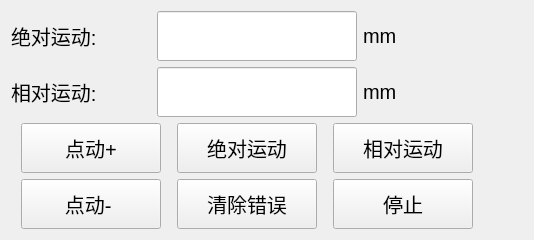
                          <widget class="QWidget" name="tab_2">
                           <attribute name="title">
                            <string>Tab 2</string>
                           </attribute>
                           <layout class="QGridLayout" name="gridLayout_43">
                            <item row="0" column="0">
                             <layout class="QHBoxLayout" name="horizontalLayout_20">
                              <item>
                               <layout class="QVBoxLayout" name="verticalLayout_5">
                                <item>
                                 <layout class="QHBoxLayout" name="horizontalLayout_12">
                                  <item>
                                   <layout class="QGridLayout" name="gridLayout_49">
                                    <item row="1" column="1">
                                     <widget class="QLineEdit" name="line_test_ptpr">
                                      <property name="minimumSize">
                                       <size>
                                        <width>200</width>
                                        <height>50</height>
                                       </size>
                                      </property>
                                      <property name="maximumSize">
                                       <size>
                                        <width>200</width>
                                        <height>50</height>
                                       </size>
                                      </property>
                                      <property name="font">
                                       <font>
                                        <pointsize>12</pointsize>
                                       </font>
                                      </property>
                                     </widget>
                                    </item>
                                    <item row="0" column="2">
                                     <widget class="QLabel" name="label_38">
                                      <property name="minimumSize">
                                       <size>
                                        <width>80</width>
                                        <height>50</height>
                                       </size>
                                      </property>
                                      <property name="maximumSize">
                                       <size>
                                        <width>80</width>
                                        <height>50</height>
                                       </size>
                                      </property>
                                      <property name="font">
                                       <font>
                                        <pointsize>15</pointsize>
                                       </font>
                                      </property>
                                      <property name="text">
                                       <string>mm</string>
                                      </property>
                                     </widget>
                                    </item>
                                    <item row="0" column="1">
                                     <widget class="QLineEdit" name="line_test_ptp">
                                      <property name="minimumSize">
                                       <size>
                                        <width>200</width>
                                        <height>50</height>
                                       </size>
                                      </property>
                                      <property name="maximumSize">
                                       <size>
                                        <width>200</width>
                                        <height>50</height>
                                       </size>
                                      </property>
                                      <property name="font">
                                       <font>
                                        <pointsize>12</pointsize>
                                       </font>
                                      </property>
                                     </widget>
                                    </item>
                                    <item row="1" column="2">
                                     <widget class="QLabel" name="label_39">
                                      <property name="minimumSize">
                                       <size>
                                        <width>80</width>
                                        <height>50</height>
                                       </size>
                                      </property>
                                      <property name="maximumSize">
                                       <size>
                                        <width>80</width>
                                        <height>50</height>
                                       </size>
                                      </property>
                                      <property name="font">
                                       <font>
                                        <pointsize>15</pointsize>
                                       </font>
                                      </property>
                                      <property name="text">
                                       <string>mm</string>
                                      </property>
                                     </widget>
                                    </item>
                                    <item row="0" column="0">
                                     <widget class="QLabel" name="label_27">
                                      <property name="minimumSize">
                                       <size>
                                        <width>140</width>
                                        <height>50</height>
                                       </size>
                                      </property>
                                      <property name="maximumSize">
                                       <size>
                                        <width>140</width>
                                        <height>50</height>
                                       </size>
                                      </property>
                                      <property name="font">
                                       <font>
                                        <pointsize>15</pointsize>
                                       </font>
                                      </property>
                                      <property name="text">
                                       <string>绝对运动:</string>
                                      </property>
                                     </widget>
                                    </item>
                                    <item row="1" column="0">
                                     <widget class="QLabel" name="label_28">
                                      <property name="minimumSize">
                                       <size>
                                        <width>140</width>
                                        <height>50</height>
                                       </size>
                                      </property>
                                      <property name="maximumSize">
                                       <size>
                                        <width>140</width>
                                        <height>50</height>
                                       </size>
                                      </property>
                                      <property name="font">
                                       <font>
                                        <pointsize>15</pointsize>
                                       </font>
                                      </property>
                                      <property name="text">
                                       <string>相对运动:</string>
                                      </property>
                                     </widget>
                                    </item>
                                   </layout>
                                  </item>
                                  <item>
                                   <spacer name="horizontalSpacer_20">
                                    <property name="orientation">
                                     <enum>Qt::Orientation::Horizontal</enum>
                                    </property>
                                    <property name="sizeHint" stdset="0">
                                     <size>
                                      <width>40</width>
                                      <height>20</height>
                                     </size>
                                    </property>
                                   </spacer>
                                  </item>
                                 </layout>
                                </item>
                                <item>
                                 <layout class="QGridLayout" name="gridLayout_48">
                                  <item row="0" column="2">
                                   <widget class="QPushButton" name="test_ptpr">
                                    <property name="minimumSize">
                                     <size>
                                      <width>140</width>
                                      <height>50</height>
                                     </size>
                                    </property>
                                    <property name="maximumSize">
                                     <size>
                                      <width>140</width>
                                      <height>50</height>
                                     </size>
                                    </property>
                                    <property name="font">
                                     <font>
                                      <pointsize>15</pointsize>
                                     </font>
                                    </property>
                                    <property name="text">
                                     <string>相对运动</string>
                                    </property>
                                   </widget>
                                  </item>
                                  <item row="0" column="0">
                                   <widget class="QPushButton" name="test_jog">
                                    <property name="minimumSize">
                                     <size>
                                      <width>140</width>
                                      <height>50</height>
                                     </size>
                                    </property>
                                    <property name="maximumSize">
                                     <size>
                                      <width>140</width>
                                      <height>50</height>
                                     </size>
                                    </property>
                                    <property name="font">
                                     <font>
                                      <pointsize>15</pointsize>
                                     </font>
                                    </property>
                                    <property name="text">
                                     <string>点动+</string>
                                    </property>
                                   </widget>
                                  </item>
                                  <item row="1" column="0">
                                   <widget class="QPushButton" name="test_jog_">
                                    <property name="minimumSize">
                                     <size>
                                      <width>140</width>
                                      <height>50</height>
                                     </size>
                                    </property>
                                    <property name="maximumSize">
                                     <size>
                                      <width>140</width>
                                      <height>50</height>
                                     </size>
                                    </property>
                                    <property name="font">
                                     <font>
                                      <pointsize>15</pointsize>
                                     </font>
                                    </property>
                                    <property name="text">
                                     <string>点动- </string>
                                    </property>
                                   </widget>
                                  </item>
                                  <item row="0" column="1">
                                   <widget class="QPushButton" name="test_ptp">
                                    <property name="minimumSize">
                                     <size>
                                      <width>140</width>
                                      <height>50</height>
                                     </size>
                                    </property>
                                    <property name="maximumSize">
                                     <size>
                                      <width>140</width>
                                      <height>50</height>
                                     </size>
                                    </property>
                                    <property name="font">
                                     <font>
                                      <pointsize>15</pointsize>
                                     </font>
                                    </property>
                                    <property name="text">
                                     <string>绝对运动</string>
                                    </property>
                                   </widget>
                                  </item>
                                  <item row="1" column="1">
                                   <widget class="QPushButton" name="test_clear_error">
                                    <property name="minimumSize">
                                     <size>
                                      <width>140</width>
                                      <height>50</height>
                                     </size>
                                    </property>
                                    <property name="maximumSize">
                                     <size>
                                      <width>140</width>
                                      <height>50</height>
                                     </size>
                                    </property>
                                    <property name="font">
                                     <font>
                                      <pointsize>15</pointsize>
                                     </font>
                                    </property>
                                    <property name="text">
                                     <string>清除错误</string>
                                    </property>
                                   </widget>
                                  </item>
                                  <item row="1" column="2">
                                   <widget class="QPushButton" name="test_stop">
                                    <property name="minimumSize">
                                     <size>
                                      <width>140</width>
                                      <height>50</height>
                                     </size>
                                    </property>
                                    <property name="maximumSize">
                                     <size>
                                      <width>140</width>
                                      <height>50</height>
                                     </size>
                                    </property>
                                    <property name="font">
                                     <font>
                                      <pointsize>15</pointsize>
                                     </font>
                                    </property>
                                    <property name="text">
                                     <string>停止</string>
                                    </property>
                                   </widget>
                                  </item>
                                 </layout>
                                </item>
                               </layout>
                              </item>
                              <item>
                               <spacer name="horizontalSpacer_17">
                                <property name="orientation">
                                 <enum>Qt::Orientation::Horizontal</enum>
                                </property>
                                <property name="sizeHint" stdset="0">
                                 <size>
                                  <width>40</width>
                                  <height>20</height>
                                 </size>
                                </property>
                               </spacer>
                              </item>
                             </layout>
                            </item>
                           </layout>
                          </widget>
